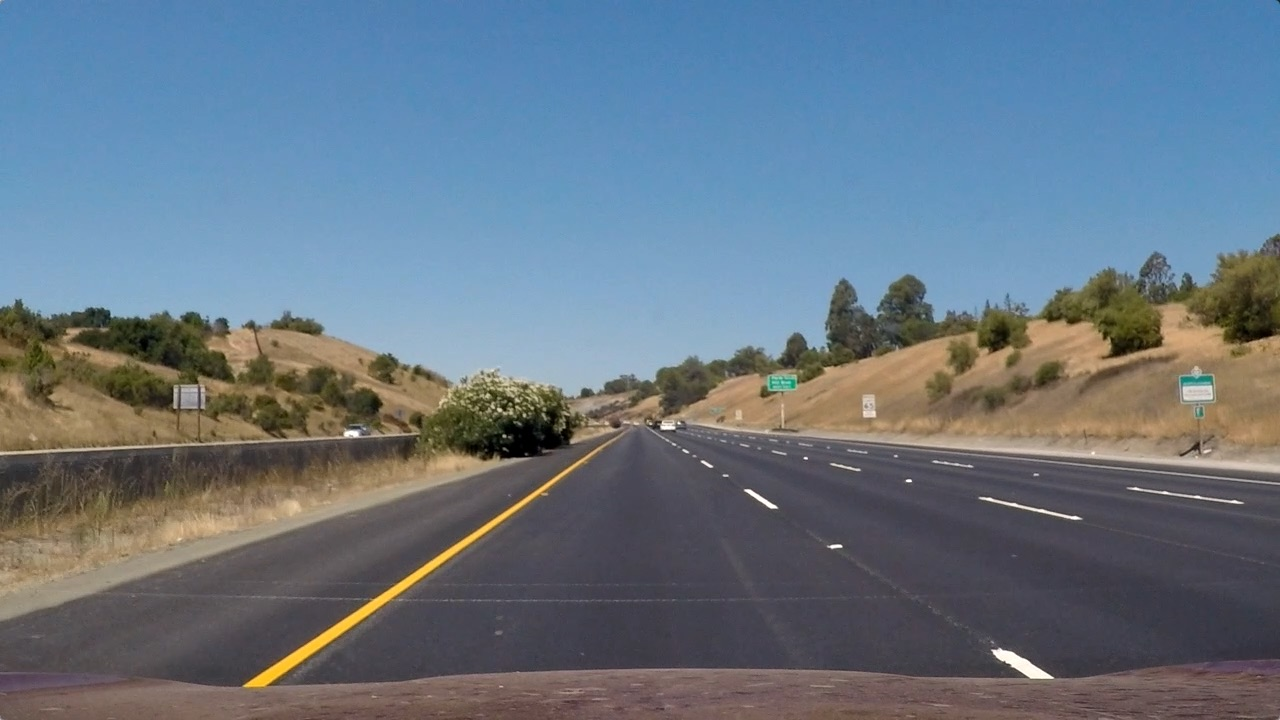
#> input picture test_images/straight_lines1.jpg, 1280 x 720 px
$ python perspective_transform.py
#> lines starting #> are read from the running program, lines starting #| are printed output that depends on the picture
### camera_calibration.py
import numpy as np
import cv2
import glob
import matplotlib.pyplot as plt
import pickle
import os

# Calibrating camera using images of 9x6 chess boards

# [37 lines left out: function callibrate_camera, not called in this run]

def undistort(img):
    """ Undistorts the image using saved matrix and distortion coefficient """

    if not os.path.isfile("distortion.p"):
        callibrate_camera() # Calibrate camera if we haven't already

    distortion_dict = pickle.load(open("distortion.p", 'rb'))
    img = cv2.undistort(img, distortion_dict['mtx'], distortion_dict['dist'], None, None)
    return img

# [16 lines that do not run on import are left out]

### perspective_transform.py
# Xavier O'Rourke 29 June 2017

# This script uses image of straight lines on the road to find a perspective
# transform matrix. This matrix can be used to transform images of the road to
# "bird's eye view"

import cv2
import numpy as np
import matplotlib.pyplot as plt
import matplotlib.image as mpimg
import pickle
from camera_calibration import undistort
import os


def get_perspective_transform():
    """  Calculate the perspective transorm matrix to convert camera images to
        'birds-eye view' and save this matrix to the file 'perspective_transform.p'
    """
    img = mpimg.imread("test_images/straight_lines1.jpg")
#> img is the input picture: shape (720, 1280, 3); mean R, G, B 103.2, 117.7, 131.2
    img = undistort(img)
#> (reads distortion.p from the repository)
#> in undistort, `img = cv2.undistort(img, distortion_dict['mtx'], distortion_dict['dist..`:
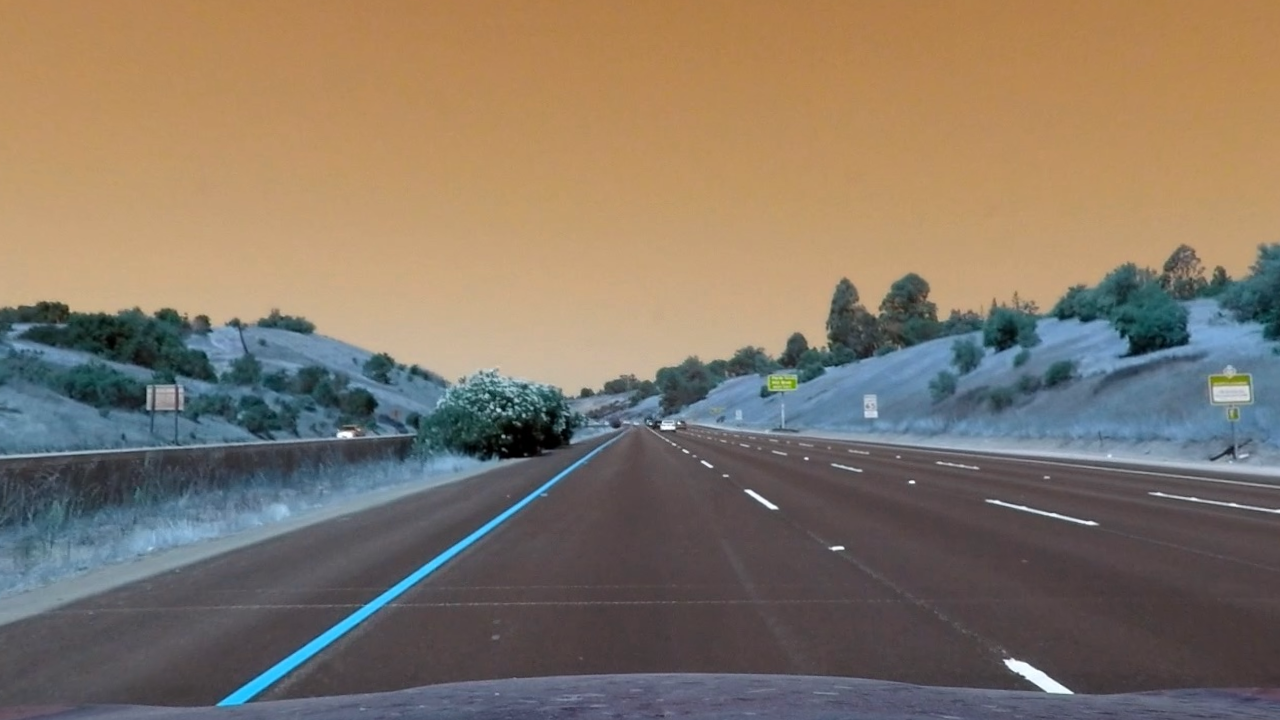
#> img: shape (720, 1280, 3); mean of channels 0, 1, 2 103.6, 118.3, 131.6; drawn as B, G, R
    img_size = (img.shape[1], img.shape[0])
#> img_size = (1280, 720)

    # Specify source points to use in perspective transform
    src = np.float32(
        [[195, 720], # Bottom left
         [1120, 720], # Bottom right
         [687, 450],  # Top right
         [594, 450]] # Top left
    )

    x_offset_l = 200
    x_offset_r = 300
    y_offset = 0

    # Specify desitnation points to use in perspective transform
    dst = np.float32([
        [x_offset_l, img_size[1] - y_offset],  # Bottom Left
        [img_size[0] - x_offset_r, img_size[1] - y_offset],  # Bottom Right
        [img_size[0] - x_offset_r, y_offset],  # Top Right
        [x_offset_l, y_offset] # Top Left
        ])


    # Save the perspective transform matrix for later use
    M = cv2.getPerspectiveTransform(src, dst)
    pickle.dump(M, open("perspective_transform.p", 'wb'))

    if __name__ == '__main__':
        # Plot the original and perspective-transformed images, along with points
        # used to define a rectangle

        warped = cv2.warpPerspective(img, M, img_size, flags=cv2.INTER_LINEAR)
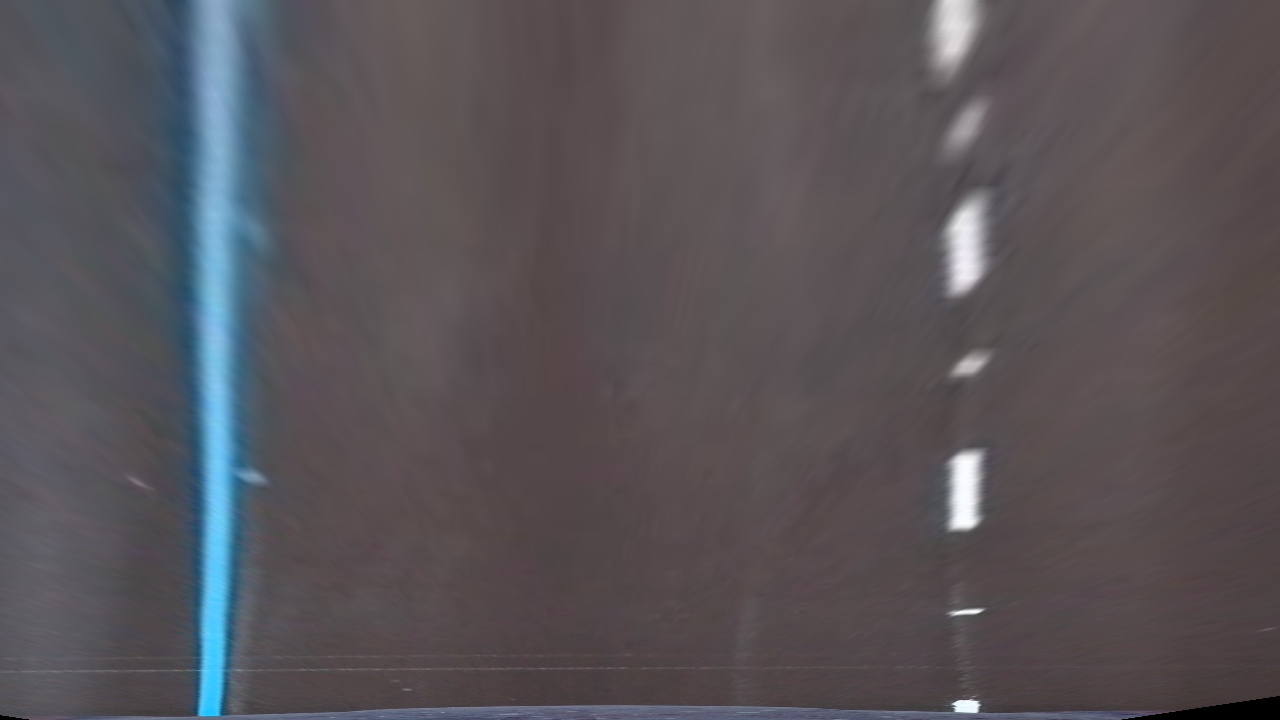
#> warped: shape (720, 1280, 3); mean of channels 0, 1, 2 87.8, 83.2, 88.1; drawn as B, G, R

        f, (ax1, ax2) = plt.subplots(1, 2, figsize=(24, 9))
        f.tight_layout()
        ax1.imshow(img)
        x_cords = np.hstack((src[:, 0], src[0, 0]))
        y_cords = np.hstack((src[:, 1], src[0, 1]))
        ax1.plot(x_cords, y_cords, 'g-', linewidth=3)
        ax1.set_title('Original Image', fontsize=30)

        ax2.imshow(warped)
        x_cords = np.hstack((dst[:, 0], dst[0, 0]))
#> x_cords = [200, 980, 980, 200, 200]
        y_cords = np.hstack((dst[:, 1], dst[0, 1]))
#> y_cords = [720, 720, 0, 0, 720]
        ax2.plot(x_cords, y_cords, 'g-', linewidth=3)
        ax2.set_title('Perspective Transform', fontsize=30)
        plt.savefig("output_images/perspective_example.jpg", bbox_inches='tight')
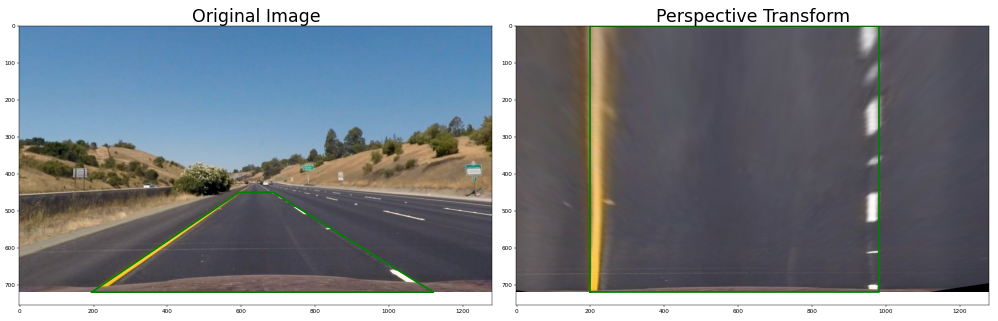
#> figure drawn by matplotlib, 2 panels
        plt.show()


def perspective_transform(img):
    """Transform the image to birds-eye view using the perspective transform matrix"""

    if not os.path.isfile("perspective_transform.p"):
        get_perspective_transform() # Calibrate camera if we haven't already

    M = pickle.load(open("perspective_transform.p", 'rb'))
    img_size = (img.shape[1], img.shape[0])
    warped = cv2.warpPerspective(img, M, img_size, flags=cv2.INTER_LINEAR)
    return warped

if __name__ == '__main__':
    get_perspective_transform()
